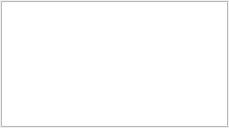
<ui version="4.0" >
 <class>HierarchyPanel</class>
 <widget class="QWidget" name="HierarchyPanel" >
  <property name="geometry" >
   <rect>
    <x>0</x>
    <y>0</y>
    <width>229</width>
    <height>128</height>
   </rect>
  </property>
  <property name="sizePolicy" >
   <sizepolicy vsizetype="Ignored" hsizetype="Ignored" >
    <horstretch>0</horstretch>
    <verstretch>0</verstretch>
   </sizepolicy>
  </property>
  <property name="windowTitle" >
   <string>Hierarchy Editor</string>
  </property>
  <layout class="QVBoxLayout" >
   <property name="spacing" >
    <number>3</number>
   </property>
   <property name="margin" >
    <number>1</number>
   </property>
   <item>
    <widget class="QTreeView" name="sceneTreeView" >
     <property name="editTriggers" >
      <set>QAbstractItemView::NoEditTriggers</set>
     </property>
      <property name="alternatingRowColors">
        <bool>true</bool>
      </property>
     <property name="selectionMode" >
      <enum>QAbstractItemView::ExtendedSelection</enum>
     </property>
    </widget>
   </item>
  </layout>
  <action name="ui_filterAction" >
   <property name="checkable" >
    <bool>true</bool>
   </property>
   <property name="icon" >
    <iconset resource="../main.qrc" >
     <normaloff>:/filterIcon</normaloff>:/filterIcon</iconset>
   </property>
   <property name="text" >
    <string>Filter</string>
   </property>
  </action>
  <action name="ui_geometryAction" >
   <property name="checkable" >
    <bool>true</bool>
   </property>
   <property name="icon" >
    <iconset resource="../main.qrc" >
     <normaloff>:/geometryIcon</normaloff>:/geometryIcon</iconset>
   </property>
   <property name="text" >
    <string>Geometry</string>
   </property>
   <property name="iconText" >
    <string>Geometry</string>
   </property>
   <property name="toolTip" >
    <string>Geometry</string>
   </property>
  </action>
  <action name="ui_materialsAction" >
   <property name="checkable" >
    <bool>true</bool>
   </property>
   <property name="icon" >
    <iconset resource="../main.qrc" >
     <normaloff>:/materialsIcon</normaloff>:/materialsIcon</iconset>
   </property>
   <property name="text" >
    <string>Materials</string>
   </property>
  </action>
  <action name="ui_camerasAction" >
   <property name="checkable" >
    <bool>true</bool>
   </property>
   <property name="icon" >
    <iconset resource="../main.qrc" >
     <normaloff>:/cameraIcon</normaloff>:/cameraIcon</iconset>
   </property>
   <property name="text" >
    <string>Cameras</string>
   </property>
  </action>
  <action name="ui_lightsAction" >
   <property name="checkable" >
    <bool>true</bool>
   </property>
   <property name="icon" >
    <iconset resource="../main.qrc" >
     <normaloff>:/lightsIcon</normaloff>:/lightsIcon</iconset>
   </property>
   <property name="text" >
    <string>Lights</string>
   </property>
  </action>
  <action name="ui_imagesAction" >
   <property name="checkable" >
    <bool>true</bool>
   </property>
   <property name="icon" >
    <iconset>
     <normaloff>:/imagesIcon</normaloff>:/imagesIcon</iconset>
   </property>
   <property name="text" >
    <string>Images</string>
   </property>
   <property name="iconText" >
    <string>Images</string>
   </property>
   <property name="toolTip" >
    <string>Images</string>
   </property>
  </action>
  <action name="ui_resetFilterAction" >
   <property name="enabled" >
    <bool>false</bool>
   </property>
   <property name="icon" >
    <iconset resource="../main.qrc" >
     <normaloff>:/resetFilterIcon</normaloff>:/resetFilterIcon</iconset>
   </property>
   <property name="text" >
    <string>Reset Filter</string>
   </property>
  </action>
 </widget>
 <resources>
  <include location="../main.qrc" />
 </resources>
 <connections/>
</ui>
